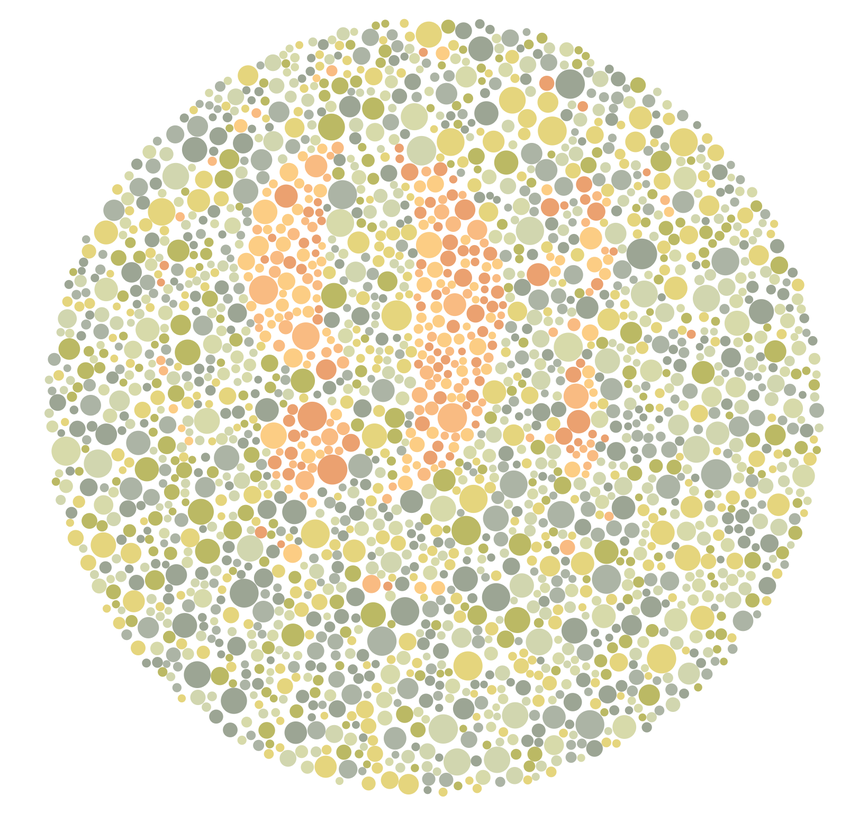
%> input picture semester2/data_analysis/TP1/Quizz_GroupeMN/ishihara-31.png, 868 x 813 px, shrunk from 1640 x 1536 before the run
$ octave exercice_2.m   (GNU Octave 9; MATLAB toolbox functions it lacks are replaced by stand-ins)
%> lines starting %> are read from the running program, lines starting %| are printed output that depends on the picture
clear;
close all;
taille_ecran = get(0,'ScreenSize');
L = taille_ecran(3);
H = taille_ecran(4);
figure('Name','Separation des canaux RVB','Position',[0,0,0.67*L,0.67*H]);
figure('Name','Nuage de pixels dans le repere RVB','Position',[0.67*L,0,0.33*L,0.45*H]);

% Lecture et affichage d'une image RVB :
I = imread('Quizz_GroupeMN/ishihara-31.png');
%> I is the input picture: size 813x868x3 uint8; mean R, G, B 233.2, 230.3, 210.1
figure(1);				% Premiere fenetre d'affichage
subplot(2,2,1);				% La fenetre comporte 2 lignes et 2 colonnes
imagesc(I);
axis off;
axis equal;
title('Image RVB','FontSize',20);

% Decoupage de l'image en trois canaux et conversion en doubles :
R = double(I(:, :, 1));
V = double(I(:, :, 2));
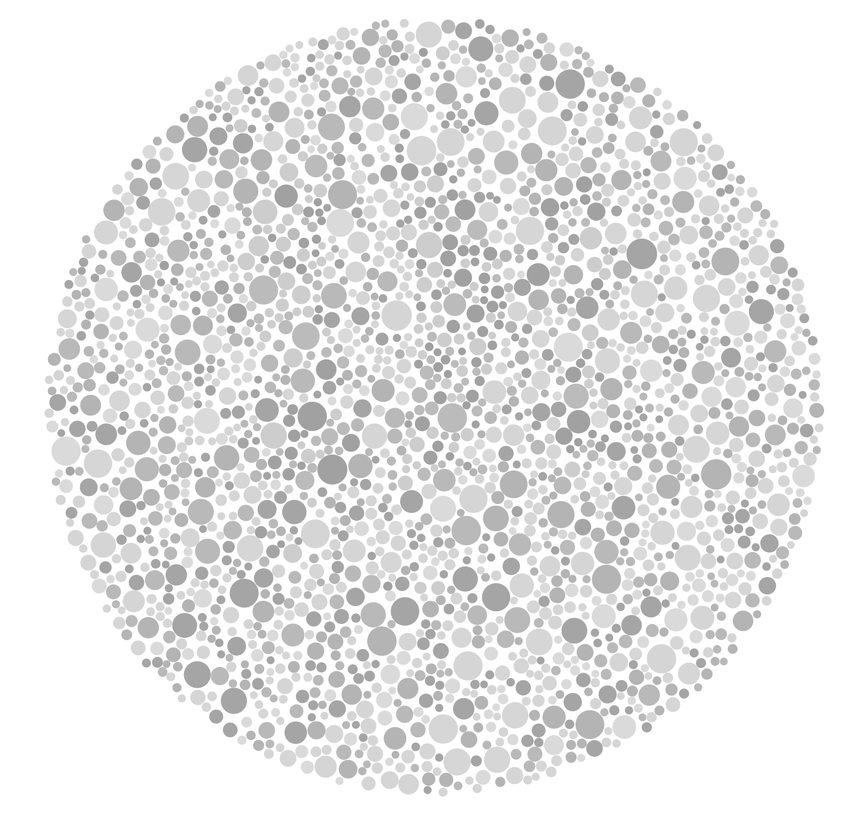
%> V: size 813x868 double; min 151, max 255, mean 230.3
B = double(I(:, :, 3));
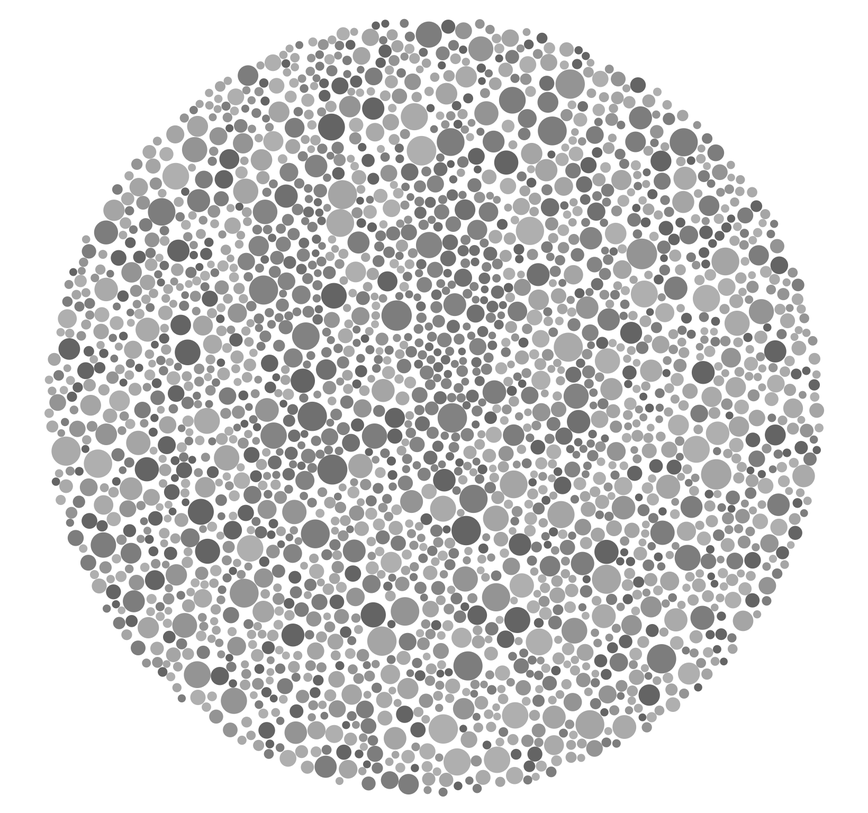
%> B: size 813x868 double; min 82, max 255, mean 210.1

% Affichage du canal R :
colormap gray;				% Pour afficher les images en niveaux de gris
subplot(2,2,2);
imagesc(R);
axis off;
axis equal;
title('Canal R','FontSize',20);

% Affichage du canal V :
subplot(2,2,3);
imagesc(V);
axis off;
axis equal;
title('Canal V','FontSize',20);

% Affichage du canal B :
subplot(2,2,4);
imagesc(B);
axis off;
axis equal;
title('Canal B','FontSize',20);

% Affichage du nuage de pixels dans le repere RVB :
figure(2);				% Deuxieme fenetre d'affichage
plot3(R,V,B,'b.');
axis equal;
xlabel('R');
ylabel('V');
zlabel('B');
rotate3d;
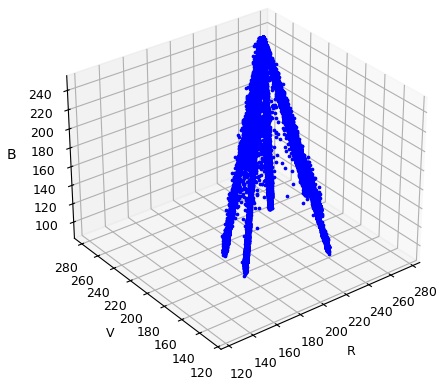
%> figure redrawn from the program's plot data

% Matrice des donnees :
R_vect = R(:);
V_vect = V(:);
B_vect = B(:);
X = [R_vect-mean(R_vect) V_vect-mean(V_vect) B_vect-mean(B_vect)]; % Les trois canaux sont vectorises et concatenes

% Matrice de variance/covariance :
Sigma = (1/size(X,1))*(X'*X);
%> Sigma = [995 887.5 1273.3; 887.5 994.5 1568.4; 1273.3 1568.4 3008.8]

% Coefficients de correlation lineaire :
rRV = (Sigma(1,2))/sqrt(Sigma(1,1)*Sigma(2,2));
%> rRV = 0.892
rRB = (Sigma(1,3))/sqrt(Sigma(1,1)*Sigma(3,3));
%> rRB = 0.736
rVB = (Sigma(2,3))/sqrt(Sigma(2,2)*Sigma(3,3));
%> rVB = 0.907

% Proportions de contraste :
Cr = (Sigma(1,1))/(sum(diag(Sigma)));
%> Cr = 0.199
Cv = (Sigma(2,2))/(sum(diag(Sigma)));
%> Cv = 0.199
Cb = (Sigma(3,3))/(sum(diag(Sigma)));
%> Cb = 0.602

%Calcul des vp et vp flèches de sigma
[W,D] = eig(Sigma);
%> W = [0.456 0.795 0.4; -0.852 0.261 0.453; 0.256 -0.547 0.797]; D = [49.61 0 0; 0 410.1 0; 0 0 4538.6]

[VP_trie, indices] = sort(diag(D), 'descend');
%> VP_trie = [4538.6; 410.1; 49.61]; indices = [3; 2; 1]
W_trie = W(:, indices);
%> W_trie = [0.4 0.795 0.456; 0.453 0.261 -0.852; 0.797 -0.547 0.256]
C = X*W_trie;

C1 = reshape(C(:,1), size(R,1), size(R,2));
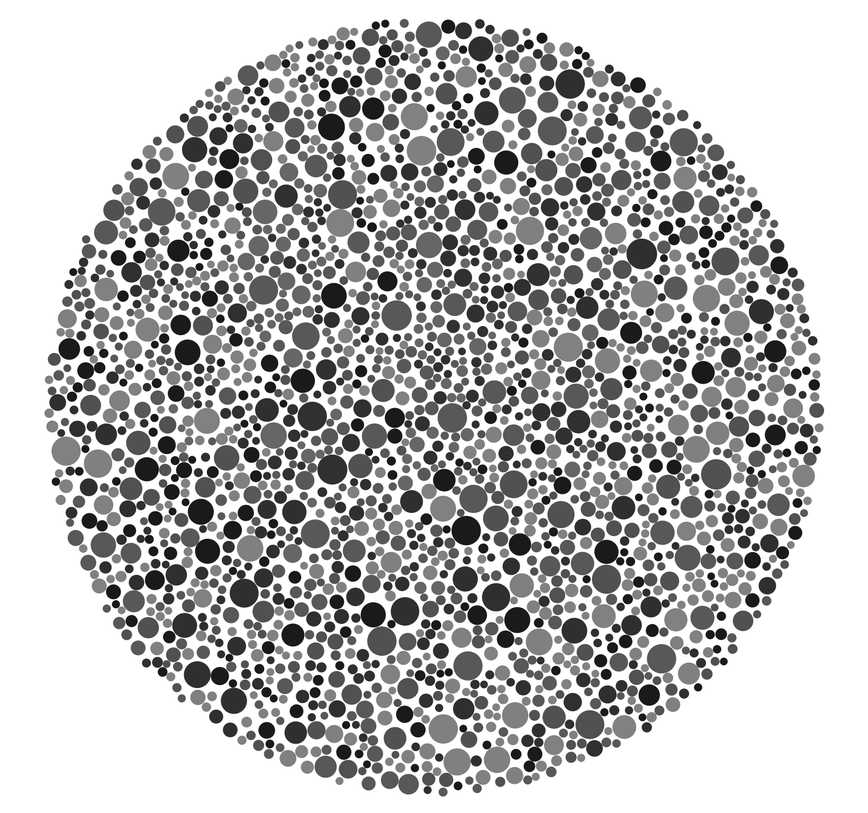
%> C1: size 813x868 double; min -147.9, max 55.72, mean 0; drawn with min black and max white
C2 = reshape(C(:,2), size(V,1), size(V,2));
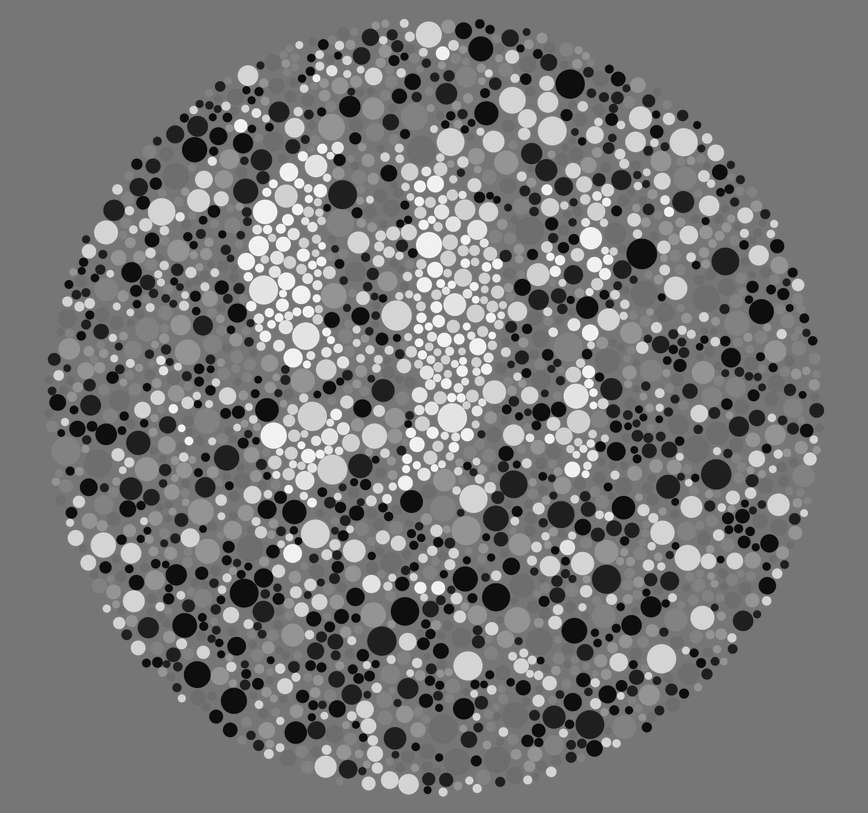
%> C2: size 813x868 double; min -50.6, max 56.58, mean 0; drawn with min black and max white
C3 = reshape(C(:,3), size(B,1), size(B,2));
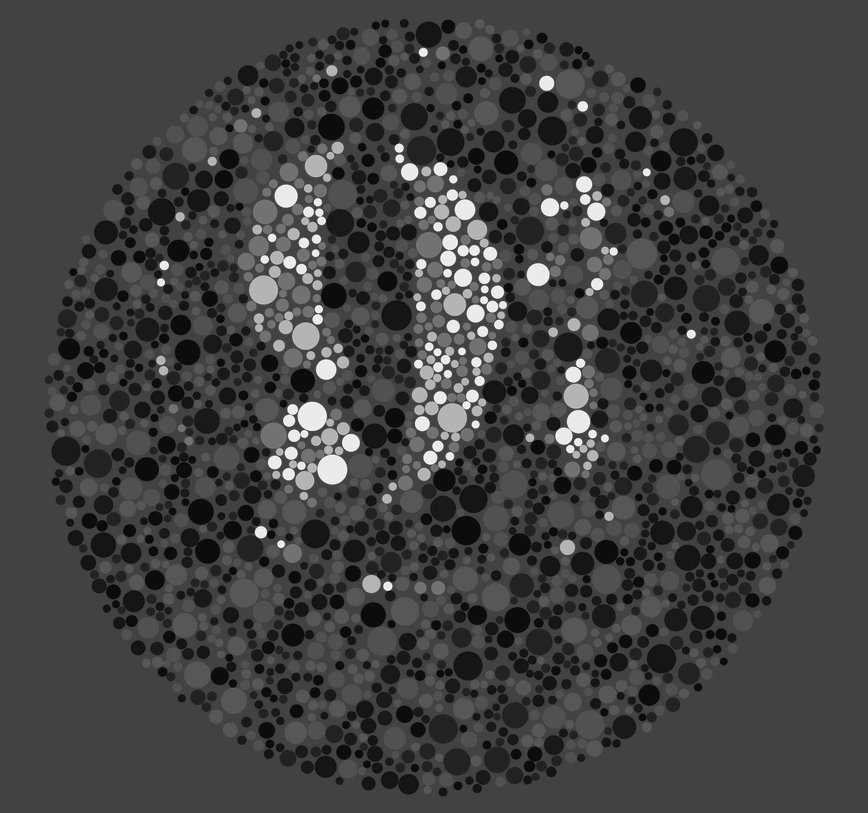
%> C3: size 813x868 double; min -13.25, max 38.82, mean 0; drawn with min black and max white

figure(3);
% Affichage du canal R :
colormap gray;				% Pour afficher les images en niveaux de gris
subplot(2,2,2);
imagesc(C1);
axis off;
axis equal;
title('C1','FontSize',20);

% Affichage du canal V :
subplot(2,2,3);
imagesc(C2);
axis off;
axis equal;
title('C2','FontSize',20);

% Affichage du canal B :
subplot(2,2,4);
imagesc(C3);
axis off;
axis equal;
title('C3','FontSize',20);

% Affichage du nuage de pixels dans le repere RVB :
figure(4);				% Deuxieme fenetre d'affichage
plot3(C1,C2,C3,'b.');
axis equal;
xlabel('R');
ylabel('V');
zlabel('B');
rotate3d;
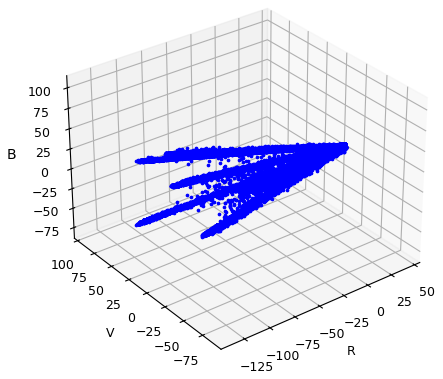
%> figure redrawn from the program's plot data

% Matrice de variance/covariance :
Sigma2 = (1/size(C,1))*(C'*C);
%> Sigma2 = [4538.6 -1.09e-09 7.2e-09; -1.09e-09 410.1 -1.84e-08; 7.2e-09 -1.84e-08 49.61]

% Coefficients de correlation lineaire :
rRV2 = (Sigma2(1,2))/sqrt(Sigma2(1,1)*Sigma2(2,2));
%> rRV2 = -7.98e-13
rRB2 = (Sigma2(1,3))/sqrt(Sigma2(1,1)*Sigma2(3,3));
%> rRB2 = 1.52e-11
rVB2 = (Sigma2(2,3))/sqrt(Sigma2(2,2)*Sigma2(3,3));
%> rVB2 = -1.29e-10

% Proportions de contraste :
Cr2 = (Sigma2(1,1))/(sum(diag(Sigma2)));
%> Cr2 = 0.908
Cv2 = (Sigma2(2,2))/(sum(diag(Sigma2)));
%> Cv2 = 0.0821
Cb2 = (Sigma2(3,3))/(sum(diag(Sigma2)));
%> Cb2 = 0.00992
